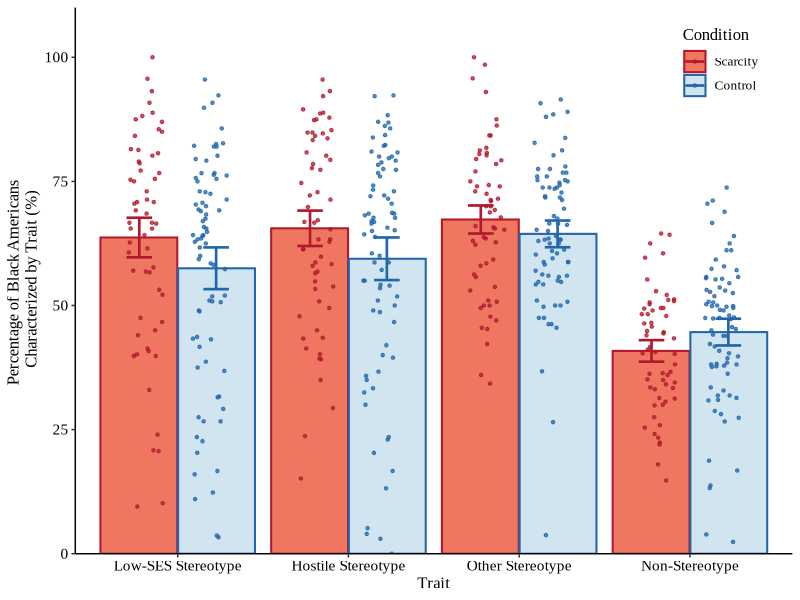

This chart was generated by the following R code:
library(tidyverse)
library(plotrix)
library(ggplot2)

#### munge ####

# load data
data <- read.csv("scrSt1Ratings.csv") %>% 
  mutate(subjID  = as.factor(subjID)) %>%
  mutate(Condition = condition) %>% 
  filter(include==1) %>% 
  dplyr::select(-cond_dummy, -include, -filter_var, -condition)

# convert to long form
data_long <- gather(data, stim, rating, b_comm_neutral:w_pers_other, factor_key=TRUE)
data_long <- data_long[order(data_long$subjID),]

# making scarcity conditions

data_long$Race <- NA
for (i in 1:nrow(data_long)) {
  if (substr(data_long$stim[i],1,1) == "w")  {
    data_long$Race[i] <- "White" 
  } else if (substr(data_long$stim[i],1,1) == "b")  {
    data_long$Race[i] <- "Black"
  }
}
data_long$Race <- as.factor(data_long$Race)

data_long$Stereotype <- NA
for (i in 1:nrow(data_long)) {
  if (substr(data_long$stim[i],8,11) == "neut")  {
    data_long$Stereotype[i] <- "Non-Stereotype"
  } else if (substr(data_long$stim[i],8,11) == "othe")  {
    data_long$Stereotype[i] <- "Other Stereotype"
  } else if (substr(data_long$stim[i],8,11) == "host")  {
    data_long$Stereotype[i] <- "Hostile Stereotype"
  } else if (substr(data_long$stim[i],8,10) == "ses")  {
    data_long$Stereotype[i] <- "Low-SES Stereotype"
  }
}
data_long$Stereotype <- factor(data_long$Stereotype,levels = c("Low-SES Stereotype", "Hostile Stereotype", "Other Stereotype", "Non-Stereotype"))

data_long$Level = NA
for (i in 1:nrow(data_long)) {
  if (substr(data_long$stim[i],3,6) == "comm")  {
    data_long$Level[i] <- "Common" 
  } else if (substr(data_long$stim[i],3,6) == "pers")  {
    data_long$Level[i] <- "Personal"
  }
}
data_long$Level <- as.factor(data_long$Level)

data_long$Condition <- factor(data_long$Condition, levels = c("Scarcity", "Control"))
names(data_long)[6] <- "Trait"

commonData <- filter(data_long, Level == "Common") %>% 
  dplyr::select(-stim, -Level)

####plots####

blackCommonMeans <- commonData %>%
  filter(Race == "Black") %>% 
  group_by(Condition, Trait) %>%
  summarise_at(vars(rating), funs(mean(., na.rm=FALSE),sd(.,na.rm=FALSE),std.error(.,na.rm=FALSE)))

blackCommonReformat <- commonData %>%
  filter(Race == "Black") %>% 
  group_by(subjID, Condition, Trait) %>%
  summarise_at(vars(rating), funs(mean(., na.rm=FALSE),sd(.,na.rm=FALSE),std.error(.,na.rm=FALSE)))

line.pal <- c("#b2182b","#2166ac")
fill.pal <- c("#EF7762","#d1e5f0")

ggplot(blackCommonMeans, aes(x = Trait, y=mean, color=Condition, fill = Condition)) +
  geom_bar(stat="identity", size = .7, position=position_dodge(.91)) +
  theme_classic() +
  scale_y_continuous(expand = expansion(mult = c(0, .1))) +
  ylab("Percentage of Black Americans \n Characterized by Trait (%)") +
  theme(text=element_text(size=12,  family="Times New Roman"),
        axis.text.x = element_text(size = 11, color = "black"),
        axis.text.y = element_text(size = 11, color = "black"),
        legend.position = c(.9, .9)) +
  geom_jitter(data = blackCommonReformat, aes(colour = Condition), shape = 20, alpha = .75,
              position = position_jitterdodge(jitter.height = 0, jitter.width = .4)) +
  geom_errorbar(aes(ymin=mean-(sd*1.96/sqrt(112)), ymax=mean+(sd*1.96/sqrt(112))),
                width=.3,position=position_dodge(.9), size = .9) +
  scale_color_manual(values = line.pal) +
  scale_fill_manual(values = c(fill.pal))  
